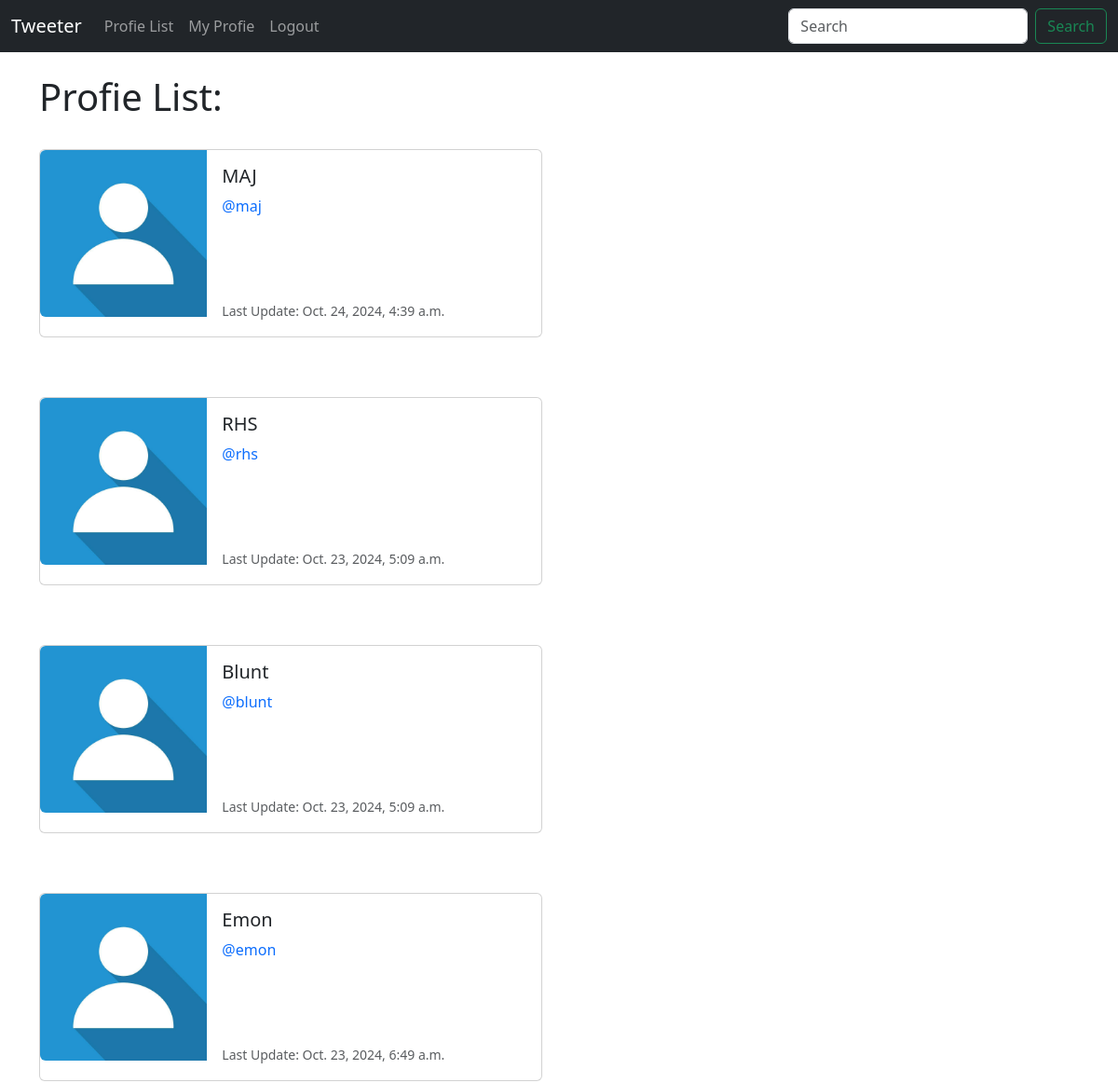
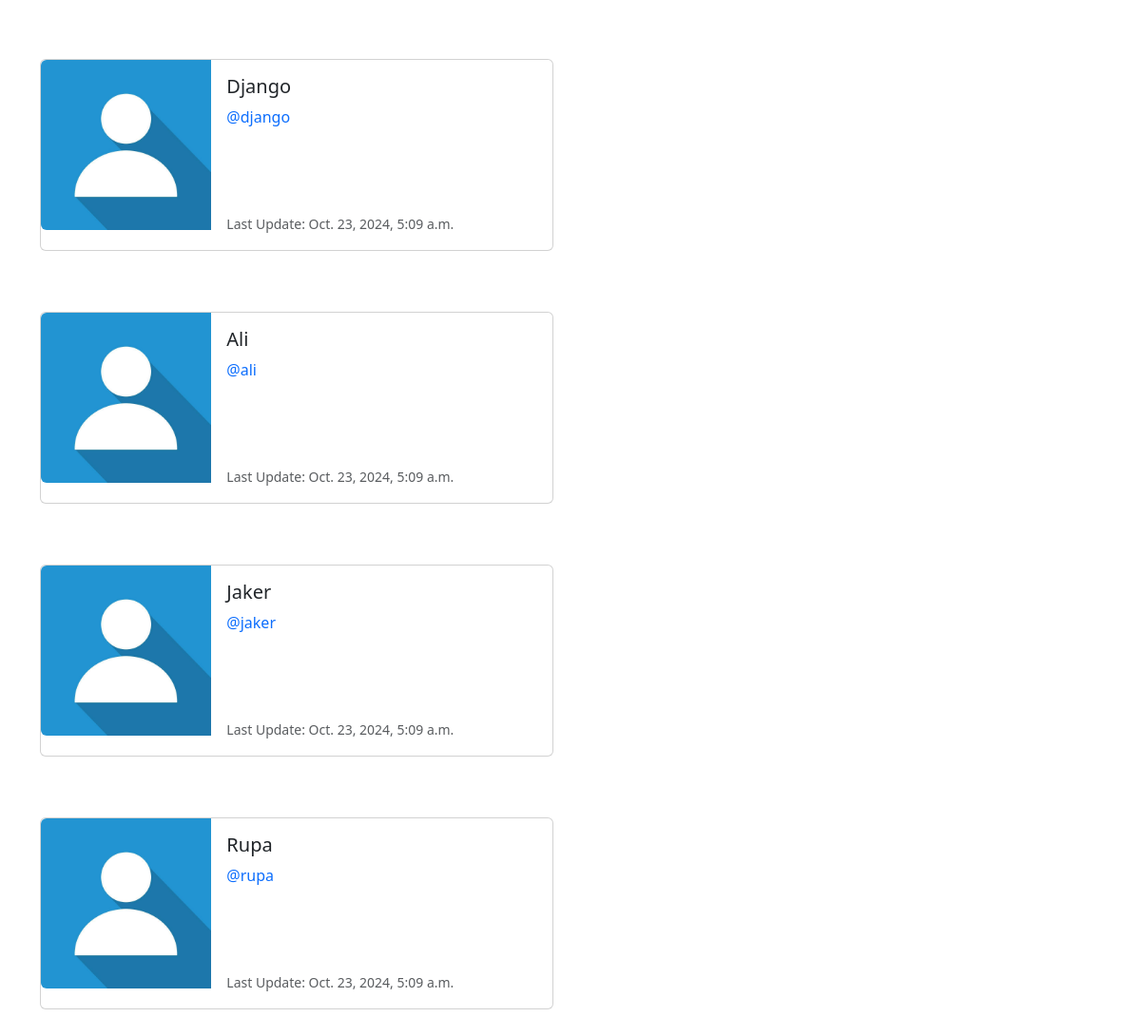
Screenshot of /profile_list/ (signed in) with the database file from the repository (2 pictures, top to bottom).
### tweeter/models.py (models this page shows, shortened)
class Profile(models.Model):
    user = models.OneToOneField(User, on_delete=models.CASCADE)
    follows = models.ManyToManyField('self', related_name= 'followed_by', symmetrical=False, blank=True)
    date_modified = models.DateTimeField(user, auto_now=True)

### tweeter/views.py (the view)
# urls.py: path('profile_list/', views.profile_list, name='profile_list'),
def profile_list(request):
    if request.user.is_authenticated:
        profiles = Profile.objects.exclude(user=request.user)
        return render(request, 'profile_list.html', {"profiles":profiles})
    else:
        messages.success(request,("You Must Be Logged in to See that page") )
        return redirect('home')

### tweeter/templates/profile_list.html (shortened to what this page needs)
<!DOCTYPE html>
<html lang="en">
<head>
</head>
<body>
    {% extends 'base.html' %}
    {% load static %}
    {% block content %}
    <h1>Profie List:</h1>
    <br/>
    {% if profiles %}
        {% for profile in profiles %}
        <div class="card mb-3" style="max-width: 540px;">
            <div class="row g-0">
              <div class="col-md-4">
                <img src="{% static 'images/pic.jpg'%}" class="img-fluid rounded-start" alt="Profile Photo">
              </div>
              <div class="col-md-8">
                <div class="card-body">
                  <h5 class="card-title">{{ profile.user.username }}</h5>
                  <p class="card-text">
                    <a href="{% url 'profile' profile.user.id %}" style="text-decoration: none;"> @{{ profile.user.username | lower }}
                    </a></p>
                  <br><br><br>
                  <p class="card-text"><small class="text-body-secondary">Last Update: {{ profile.date_modified }}</small></p>
                </div>
              </div>
            </div>
          </div>
          <br/><br/>
        {% endfor %}
    {% endif %}
    {% endblock %}

### tweeter/templates/base.html (shortened to what this page needs)
<!doctype html>
<html lang="en">
  <head>
    <link href="https://cdn.jsdelivr.net/npm/bootstrap@5.3.3/dist/css/bootstrap.min.css" rel="stylesheet">
  </head>
  <body>
    {% include 'navbar.html' %}
    <div class="container">
    <br>
        {% block content %}
        {% endblock %}
    </div>
  </body>
</html>

### tweeter/templates/navbar.html (shortened to what this page needs)
<!DOCTYPE html>
<html lang="en">
<head>
</head>
<body>
    <nav class="navbar navbar-expand-lg navbar-dark bg-dark">
        <div class="container-fluid">
          <a class="navbar-brand" href="{% url 'home' %}">Tweeter</a>
          <div class="collapse navbar-collapse" id="navbarSupportedContent">
            <ul class="navbar-nav me-auto mb-2 mb-lg-0">
              <li class="nav-item">
                <a class="nav-link" aria-current="page" href="{% url 'profile_list' %}">Profie List</a>
              </li>
              {% if user.is_authenticated %}
              <li class="nav-item">
                <a class="nav-link" aria-current="page" href="{% url 'profile' request.user.id %}">My Profie</a>
              </li>
              <li class="nav-item">
                <a class="nav-link" aria-current="page" href="{% url 'logout' %}">Logout</a>
              </li>
              {% endif %}
            </ul>
            <form class="d-flex" role="search">
              <input class="form-control me-2" type="search" placeholder="Search" aria-label="Search">
              <button class="btn btn-outline-success" type="submit">Search</button>
            </form>
          </div>
        </div>
      </nav>
</body>
</html>

### rows the page displays
Profile: user.username "MAJ", user.username "maj", date_modified "Oct. 24, 2024, 4:39 a.m."
Profile: user.username "RHS", user.username "rhs", date_modified "Oct. 23, 2024, 5:09 a.m."
Profile: user.username "Blunt", user.username "blunt", date_modified "Oct. 23, 2024, 5:09 a.m."
Profile: user.username "Emon", user.username "emon", date_modified "Oct. 23, 2024, 6:49 a.m."
Profile: user.username "Django", user.username "django", date_modified "Oct. 23, 2024, 5:09 a.m."
Profile: user.username "Ali", user.username "ali", date_modified "Oct. 23, 2024, 5:09 a.m."
Profile: user.username "Jaker", user.username "jaker", date_modified "Oct. 23, 2024, 5:09 a.m."
Profile: user.username "Rupa", user.username "rupa", date_modified "Oct. 23, 2024, 5:09 a.m."
